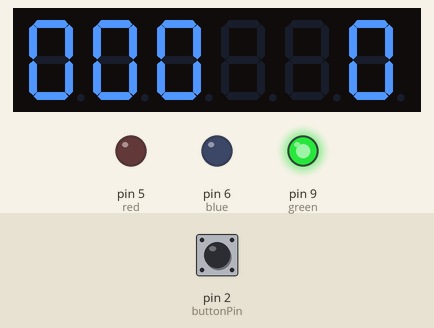
Bench run of a sketch on a simulated Arduino Uno, built with avr-gcc and run on an emulated ATmega328P. On the bench: 6-digit seven-segment display, output pins drawn as LEDs (lit = HIGH). Wiring (inferred from the names in the program): TM1637 display: clock pin 8; DIO pin 7. Inputs (shaded band) come from the test bench; at power-on: pin 2 (buttonPin) HIGH. Pins used as bus, display or sensor lines are not drawn.

Above: at 1.2 s.
1.3 s: pin 2 (buttonPin) pulled LOW for 0.15 s
At 2.1 s:
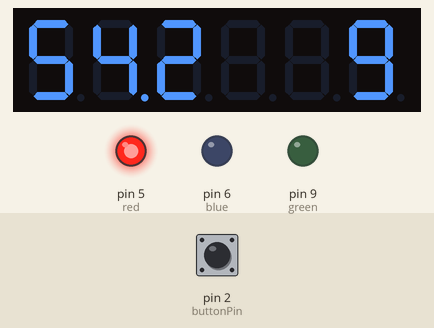
4.4 s: pin 2 (buttonPin) pulled LOW for 1 s
At 5.9 s:
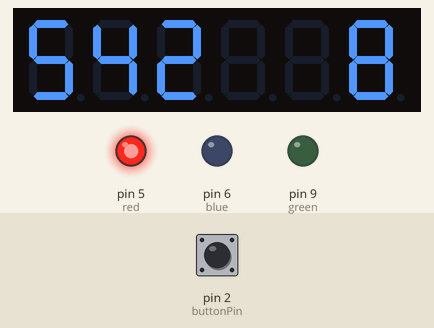
Timing chart, 0 to 7.4 s (numbered marks = the images above; inputs shaded):
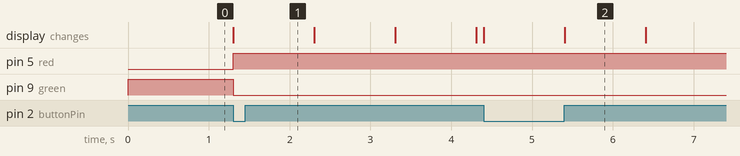

Measured:
- after the input at 1.3 s, pin 5 (red): LOW → HIGH at once; pin 9 (green): HIGH → LOW at once; the display: first changes at once (image 1 shows a later state)
- what the display in image 2 shows lasts 1.0 s, from 5.4 s to 6.4 s

The sketch:

ArduinoPomodoroTimer.ino
```cpp
// button pin
const int buttonPin = 2;

// display pins
const int clock = 8;
const int data = 7;

// LED pins
const uint8_t red = 5;
const uint8_t green = 9;
const uint8_t blue = 6;

                     /*0*/ /*1*/ /*2*/ /*3*/ /*4*/ /*5*/ /*6*/ /*7*/ /*8*/ /*9*/
uint8_t digits[] = { 0x3f, 0x06, 0x5b, 0x4f, 0x66, 0x6d, 0x7d, 0x07, 0x7f, 0x6f };

void setup()
{
  pinMode(buttonPin, INPUT);

  pinMode(clock, OUTPUT);
  pinMode(data, OUTPUT);

  pinMode(red, OUTPUT);
  pinMode(green, OUTPUT);
  pinMode(blue, OUTPUT);

  setupInterrupt();

  start();
  writeValue(0x8f);
  stop();

  // clear display
  write(0x00, 0x00, 0x00, 0x00);
}

byte tcnt2;
unsigned long time = 0;

// Credits for the interrupt setup routine:
// http://popdevelop.com/2010/04/mastering-timer-interrupts-on-the-arduino/
void setupInterrupt()
{
  /* First disable the timer overflow interrupt while we're configuring */
  TIMSK2 &= ~(1<<TOIE2);

  /* Configure timer2 in normal mode (pure counting, no PWM etc.) */
  TCCR2A &= ~((1<<WGM21) | (1<<WGM20));
  TCCR2B &= ~(1<<WGM22);

  /* Select clock source: internal I/O clock */
  ASSR &= ~(1<<AS2);

  /* Disable Compare Match A interrupt enable (only want overflow) */
  TIMSK2 &= ~(1<<OCIE2A);

  /* Now configure the prescaler to CPU clock divided by 128 */
  TCCR2B |= (1<<CS22)  | (1<<CS20); // Set bits
  TCCR2B &= ~(1<<CS21);             // Clear bit

  /* We need to calculate a proper value to load the timer counter.
   * The following loads the value 131 into the Timer 2 counter register
   * The math behind this is:
   * (CPU frequency) / (prescaler value) = 125000 Hz = 8us.
   * (desired period) / 8us = 125.
   * MAX(uint8) + 1 - 125 = 131;
   */
  /* Save value globally for later reload in ISR */
  tcnt2 = 131;

  /* Finally load end enable the timer */
  TCNT2 = tcnt2;
  TIMSK2 |= (1<<TOIE2);
}

/*
 * Install the Interrupt Service Routine (ISR) for Timer2 overflow.
 * This is normally done by writing the address of the ISR in the
 * interrupt vector table but conveniently done by using ISR()  */
ISR(TIMER2_OVF_vect) {
  /* Reload the timer */
  TCNT2 = tcnt2;

  if(time > 0)
  {
    time--;
  }
}

void loop()
{
  handleButton();
  displayTime();
}

void handleButton()
{
  const unsigned long sprintDuration = 1500000; // 25 minutes
  static uint8_t previousButtonState = LOW;

  uint8_t buttonState = digitalRead(buttonPin);
  if(buttonState == LOW && previousButtonState == HIGH)
  {
    time = sprintDuration;
  }

  previousButtonState = buttonState;
}

void displayTime()
{
  unsigned long t = (unsigned long)(time/1000);
  uint8_t minutes = (byte)((t / 60) % 60);
  uint8_t seconds = (byte)(t % 60);

  if(t > 0)
  {
    digitalWrite(red, HIGH);
    digitalWrite(green, LOW);
  }
  else
  {
    digitalWrite(red, LOW);
    digitalWrite(green, HIGH);
  }

   write(digits[minutes / 10], digits[minutes % 10] | ((seconds & 0x01) << 7) , digits[seconds / 10], digits[seconds % 10]);
}

void write(uint8_t first, uint8_t second, uint8_t third, uint8_t fourth)
{
  start();
  writeValue(0x40);
  stop();

  start();
  writeValue(0xc0);
  writeValue(first);
  writeValue(second);
  writeValue(third);
  writeValue(fourth);

  stop();
}

void start(void)
{
  digitalWrite(clock,HIGH);//send start signal to TM1637
  digitalWrite(data,HIGH);
  delayMicroseconds(5);

  digitalWrite(data,LOW);
  digitalWrite(clock,LOW);
  delayMicroseconds(5);
}

void stop(void)
{
  digitalWrite(clock,LOW);
  digitalWrite(data,LOW);
  delayMicroseconds(5);

  digitalWrite(clock,HIGH);
  digitalWrite(data,HIGH);
  delayMicroseconds(5);
}

bool writeValue(uint8_t value)
{
  for(uint8_t i = 0; i < 8; i++)
  {
    digitalWrite(clock, LOW);
    delayMicroseconds(5);
    digitalWrite(data, (value & (1 << i)) >> i);
    delayMicroseconds(5);
    digitalWrite(clock, HIGH);
    delayMicroseconds(5);
  }

  // wait for ACK
  digitalWrite(clock,LOW);
  delayMicroseconds(5);

  pinMode(data,INPUT);

  digitalWrite(clock,HIGH);
  delayMicroseconds(5);

  bool ack = digitalRead(data) == 0;

  pinMode(data,OUTPUT);

  return ack;
}
```
